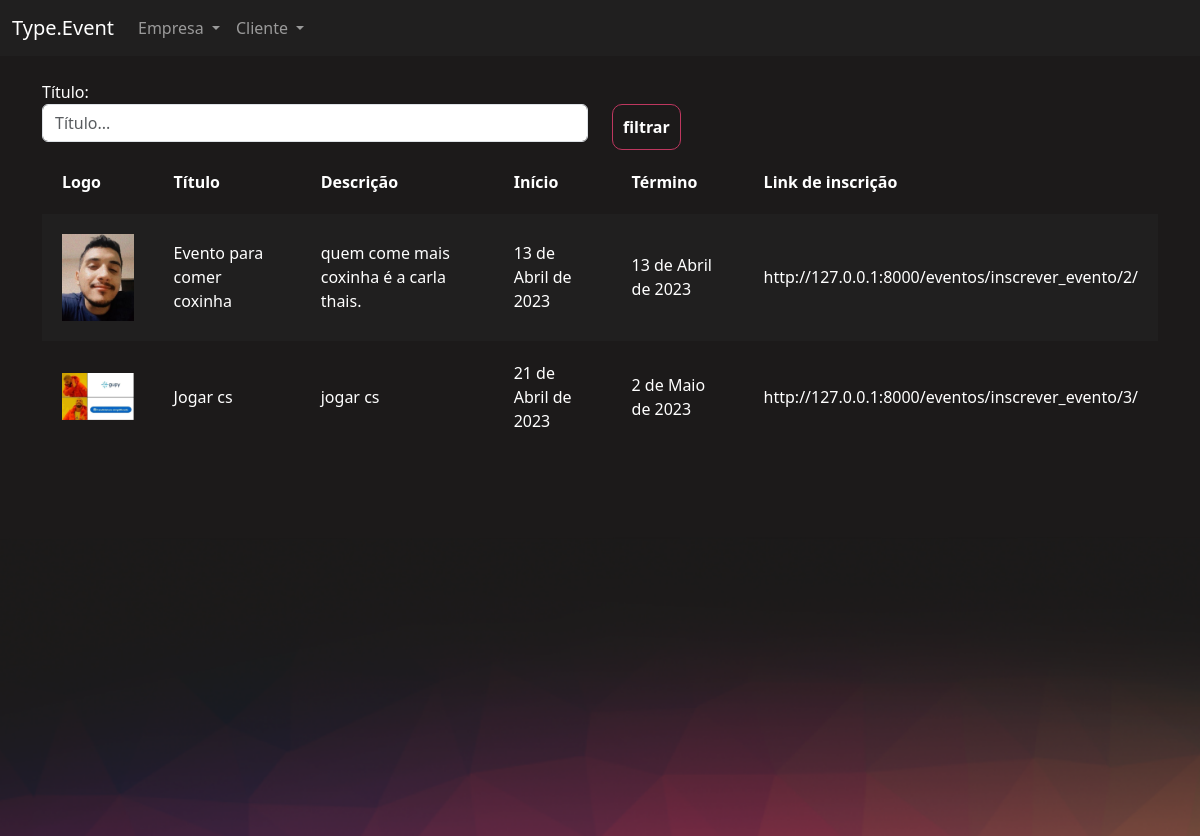
/eventos/gerenciar_evento/ (signed in), run on the app's committed database.
### eventos/models.py (models this page shows, shortened)
class Evento(models.Model):
    criador = models.ForeignKey(User, on_delete=models.DO_NOTHING, null=True, blank=True)
    nome = models.CharField(max_length=200)
    descricao = models.TextField()
    data_inicio = models.DateField()
    data_termino = models.DateField()
    carga_horaria = models.IntegerField()
    logo = models.ImageField(upload_to="logos")
    cor_principal = models.CharField(max_length=7)
    cor_secundaria = models.CharField(max_length=7)
    cor_fundo = models.CharField(max_length=7)

### eventos/views.py (the view)
# urls.py: path('gerenciar_evento/', views.gerenciar_evento, name="gerenciar_evento"),
def gerenciar_evento(request):
    if request.method == "GET":
        nome = request.GET.get('nome')
        eventos = Evento.objects.filter(criador=request.user)
        if nome:
            eventos = eventos.filter(nome__contains=nome)
        return render(request, 'gerenciar_evento.html', {'eventos': eventos})

### eventos/templates/gerenciar_evento.html (shortened to what this page needs)
{% extends "bases/base_evento.html" %}
{% load static %}
{% block 'importacoes' %}
    <link href="{% static 'evento/css/gerenciar_evento.css' %}" rel="stylesheet">
{% endblock %}
{% block 'conteudo' %}
    <div class="container">
        <br>
        <div class="row">
            <div class="col-md">
                <form action="{% url 'gerenciar_evento' %}" method="GET">
                <label>Título:</label>
                <input type="text" placeholder="Título..." class="form-control" name="nome">
            </div>
            <div class="col-md">
                <br>
                <input type="submit" class="btn-principal" value="filtrar">
            </div>
        </div>
        <table>
            <tr>
                <th>Logo</th>
                <th>Título</th>
                <th>Descrição</th>
                <th>Início</th>
                <th>Término</th>
                <th>Link de inscrição</th>
            </tr>
            {% for evento in eventos %}
                <tr class="{% cycle 'linha' 'linha2' %}">
                    <td width="10%"><a href="#"><img width="100%" src="/media/{{evento.logo}}"></a></td>
                    <td>{{evento.nome}}</td>
                    <td>{{evento.descricao}}</td>
                    <td>{{evento.data_inicio}}</td>
                    <td>{{evento.data_termino}}</td>
                    <td>http://127.0.0.1:8000/eventos/inscrever_evento/{{evento.id}}/</td>
                </tr>
            {% endfor %}
        </table>
    </div>
{% endblock %}

### templates/static/geral/css/base.css (style rules this page uses)
body { color: white !important; }
:root { --main-color: #201F1F; --dark-color: #1C1A1A; --contrast-color: #BE375F; --differential-color: #ED8554; }

### templates/static/evento/css/gerenciar_evento.css (style rules this page uses)
table { width: 100%; padding: 20px; }
.linha { height: 40px; background-color: var(--main-color); padding: 20px; }
td, th { padding: 20px; }

### templates/static/evento/css/evento.css (style rules this page uses)
body { background-color: #1C1A1A; }

### templates/static/usuarios/css/usuarios.css (style rules this page uses)
.btn-principal { background-color: transparent; border: 1px solid var(--contrast-color); color: white; padding: 10px; border-radius: 10px; font-weight: bold; }

### data on the page
Evento: logo (picture), nome "Evento para comer coxinha", descricao "quem come mais coxinha é a carla thais.", data_inicio "13 de Abril de 2023", data_termino "13 de Abril de 2023", id "2"
Evento: logo (picture), nome "Jogar cs", descricao "jogar cs", data_inicio "21 de Abril de 2023", data_termino "2 de Maio de 2023", id "3"
